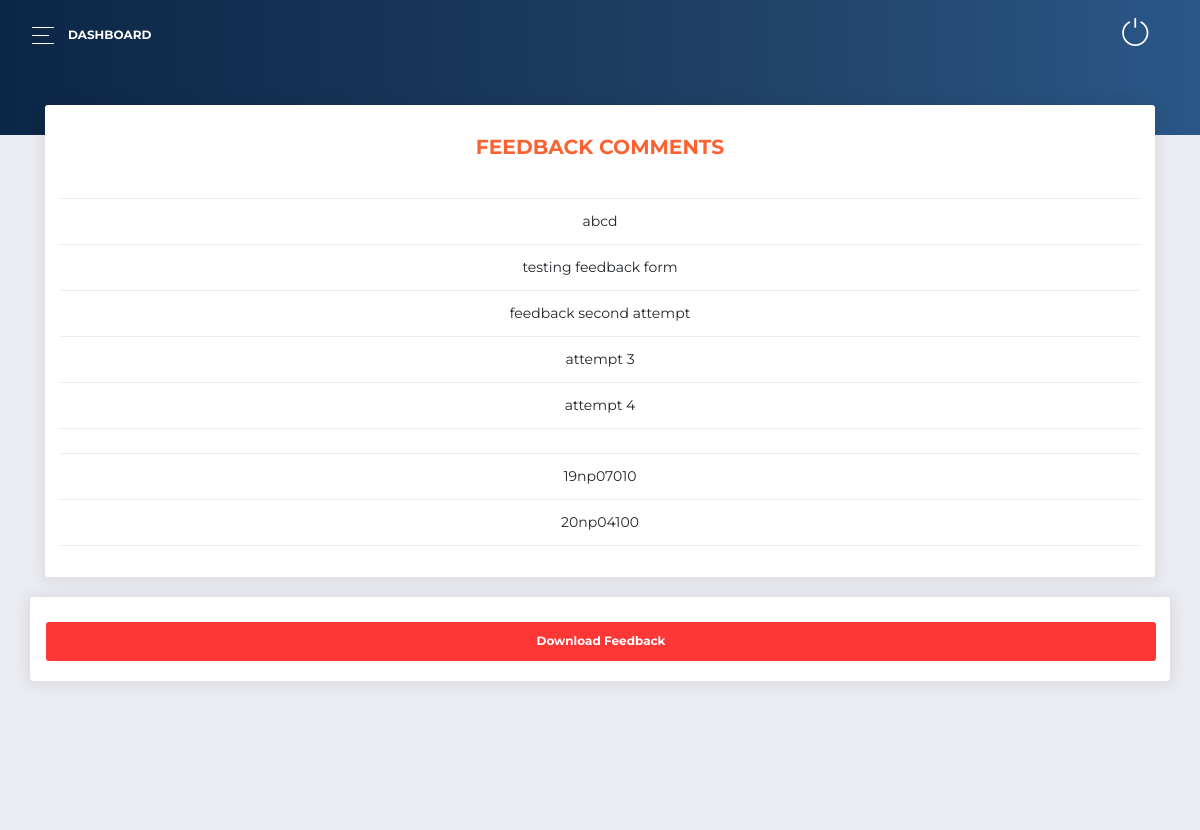
The page /university/adminpanel/feedbaack/ on the database its author committed.
### ROOT/MCQ/models.py (models this page shows, shortened)
class FeedbackForm(models.Model):
    QSTN_ONE = models.CharField(max_length=200)
    QSTN_ONE_ANSWR = models.CharField(max_length=50)
    QSTN_TWO = models.CharField(max_length=200)
    QSTN_TWO_ANSWR = models.CharField(max_length=50)
    QSTN_THREE = models.CharField(max_length=200)
    QSTN_THREE_ANSWR_CHOICE_1 = models.CharField(max_length=850)
    QSTN_THREE_ANSWR_CHOICE_2 = models.CharField(max_length=850, blank=True)
    QSTN_THREE_ANSWR_CHOICE_3 = models.CharField(max_length=850, blank=True)
    QSTN_THREE_ANSWR_CHOICE_4 = models.CharField(max_length=850, blank=True)
    COMMENTS = models.TextField(max_length=5000, blank=True)
    objects = DataFrameManager()

### ROOT/ADMINPANEL/views.py (the view)
# urls.py: path("feedbaack/", views.feedback_page, name='feedbackpage'),
def feedback_page(request):
    pageDictKey = 'comments'
    commentsData = FeedbackForm.objects.all()
    context = {"comments":commentsData,"pageDictKey":pageDictKey,
    "resultStat":get_result_status(),}
    return render(request, ADMIN_PAGE_MAPPER.pageDict[pageDictKey], context)

### ROOT/ADMINPANEL/views.py (called while the page is built)
def get_result_status():
    try:
        resultStat = int(list(Declare_Result.objects.values_list("RESULT_STATUS", flat=True))[0])
    except:
        return 0
    return resultStat

### ROOT/templates/ADMIN_PANEL/feedback_comments.html (shortened to what this page needs)
{% extends 'BASE_FILES/BaseAdmin.html' %}
{% load static %}
{% load my_filter %}
{% block adminContent %}
<link rel="stylesheet" href="{% static 'multiDropdown/bootstrap-select.min.css' %}">
<div class="content">
<div class="col-md-12">
        <div class="card card-chart">
          <div class="card-header ">
            <div class="row">
              <div class="col-sm-12">
                <div class="table-responsive">
                  <table class="table">
                    <thead class="text-primary">
                      <th style="font-weight:700;">
                        FEEDBACK COMMENTS
                      </th>
                    </thead>
                    <tbody>
                      {% for data in comments %}
                        <tr>
                          {% if data.COMMENTS != '999' %}
                            <td>
                              {{data.COMMENTS}}
                            </td>
                          {% endif %}
                        </tr>
                      {% endfor %}
                    </tbody>
                  </table>
                </div>
              </div>
            </div>
            <br>
          </div>
        </div>
      </div>
      <div class="row">
        <div class="col-lg-12">
          <div class="card card-tasks">
            <div class="card-body ">
              <a href="{% url 'ADMINPANEL:feedback' %}">
                <button class="btn btn-danger" type="submit" name="button" style="width:100%;"><strong>Download Feedback<strong></button>
              </a>
            </div>
          </div>
        </div>
      </div>
</div>
{% endblock %}

### ROOT/templates/ADMIN_PANEL/feedback_comments.html (style rules this page uses)
td, th { text-align:center; }

### rows shown on the page
FeedbackForm: COMMENTS "abcd"
FeedbackForm: COMMENTS "testing feedback form"
FeedbackForm: COMMENTS "feedback second attempt"
FeedbackForm: COMMENTS "attempt 3"
FeedbackForm: COMMENTS "attempt 4"
FeedbackForm: COMMENTS "19np07010"
FeedbackForm: COMMENTS "20np04100"
